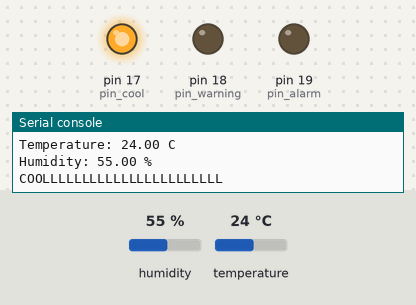
A program run on a simulated MicroPython board. Parts: output pins drawn as LEDs (lit = HIGH), the last lines printed to the serial console. Dashed ring = blinking. The test bench sets the inputs (shaded band); at power-on: humidity 55 %, temperature 24 °C.

Above: at 1.2 s.
1.3 s: humidity set to 42 %
4.0 s: humidity set to 39 %
At 5.0 s:
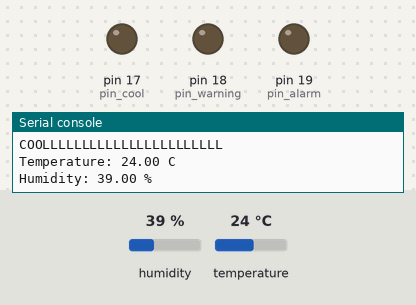
6.7 s: temperature set to 34.4 °C
9.4 s: temperature set to 35.5 °C
At 10.8 s:
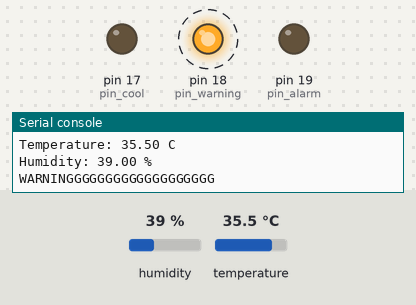
12.1 s: temperature set to 39.5 °C
14.8 s: temperature set to 40.9 °C
At 16.7 s:
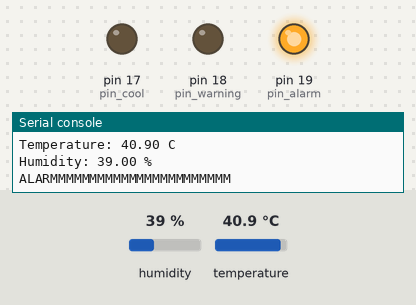
Timing chart, 0 to 18.7 s (numbered marks = the images above; inputs shaded):
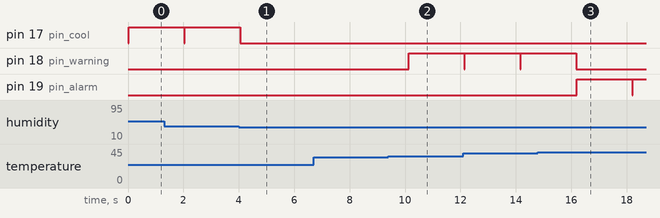

The program:

Logic_3_LED_Control_CODE_Micropython.py
```python
from machine import Pin # pin define garna lai hami ley yo garey ko so hami ley pin use garna sakxam
from time import sleep # sleep/delay like in Arduino programming ko lahi library import garey ko
from dht import DHT22 # dht22 exrternal sensor ho , so yo use garna yesko library import garey ko

# Define the pin connected to the DHT22 data line
# Change this according to your Wokwi diagram.json configuration. We use pin 22 here.
DHT_PIN = 22

# Define the pins for the output indicators (LEDs/Buzzer)
ALARM_PIN = 19
WARNING_PIN = 18
COOL_PIN = 17

# Create a DHT22 sensor object
sensor = DHT22(Pin(DHT_PIN)) # Create a DHT object to use the library functions

# Setup the output pins (pinMode in Arduino terminology is handled during Pin object creation in MicroPython)
pin_alarm = Pin(ALARM_PIN, Pin.OUT) # pin lai OUTPUT mode ma set garey ko
pin_warning = Pin(WARNING_PIN, Pin.OUT) # pin lai OUTPUT mode ma set garey ko
pin_cool = Pin(COOL_PIN, Pin.OUT) # pin lai OUTPUT mode ma set garey ko

# Ensure all pins start LOW (OFF)
pin_alarm.value(0)
pin_warning.value(0)
pin_cool.value(0)

while True:  # The main loop, equivalent to Arduino's loop()
    # Wait for a few seconds between measurements.
    # DHT22 typically needs at least 2 seconds between readings
    # Note: We place this delay at the start, as the internal if-block delays will handle timing otherwise.

    # Measure temperature and humidity
    try:
        sensor.measure()  # sensor variable ma read garey ko data jun dht22 bata aauxa
        humidity = sensor.humidity() # humidity variable ma vako value layum from sensor, jun readHumidity() ley read garey ko thiyo
        temp = sensor.temperature() # temp variable ma measure garey ko reading lai float word ko form ma rakhay ko

        # Print the readings first
        print('Temperature: %2.2f C' % temp) # temperature varable ma vako value print garyum
        print('Humidity: %2.2f %%' % humidity) # humidity variable ma vako value print garyum

        # Check conditions (if/elif is like if/else if in Arduino)
        if temp > 40 and humidity < 50: # condition check garey ko
            pin_alarm.value(1) # digitalWrite(19, HIGH)
            print("ALARMMMMMMMMMMMMMMMMMMMMMMM")
            sleep(2) # delay(2000) - keep LED on for 2 seconds
            pin_alarm.value(0) # digitalWrite(19, LOW)

        elif temp > 35 and humidity < 40: # condition check garey ko
            pin_warning.value(1) # digitalWrite(18, HIGH)
            print("WARNINGGGGGGGGGGGGGGGGGGG")
            sleep(2) # delay(2000) - keep LED on for 2 seconds
            pin_warning.value(0) # digitalWrite(18, LOW)

        elif temp < 35 and humidity > 40: # condition check garey ko
            pin_cool.value(1) # digitalWrite(17, HIGH)
            print("COOLLLLLLLLLLLLLLLLLLLLLLL")
            sleep(2) # delay(2000) - keep LED on for 2 seconds
            pin_cool.value(0) # digitalWrite(17, LOW)

        else:
            # If no conditions were met, wait for 2 seconds before looping again
            sleep(2) # every reading ma 2 second ko gap liyum

    except OSError as e:
        print('Failed to read sensor.') # exception message halyum in case if hamro sensor ley data read garna sakey na or sensor ma fault xa or nopt working
        sleep(2) # Wait 2 seconds before trying again after a failure
```

Measured:
- the behaviour switches between 41 and 40 % on humidity (found by bisection; images 0 and 1)
- the behaviour switches between 35 and 35.1 °C on temperature (found by bisection; images 1 and 2)
- the behaviour switches between 40 and 40.1 °C on temperature (found by bisection; images 2 and 3)
- after the input at 4.0 s, pin 17 (pin_cool): goes on until 4.0 s, then stays LOW
- after the input at 9.4 s, pin 18 (pin_warning): LOW → HIGH after 0.74 s
- after the input at 14.8 s, pin 18 (pin_warning): goes on until 16.2 s, then stays LOW; pin 19 (pin_alarm): LOW → HIGH after 1.4 s, → LOW 2.0 s later, → HIGH 0.02 s later
